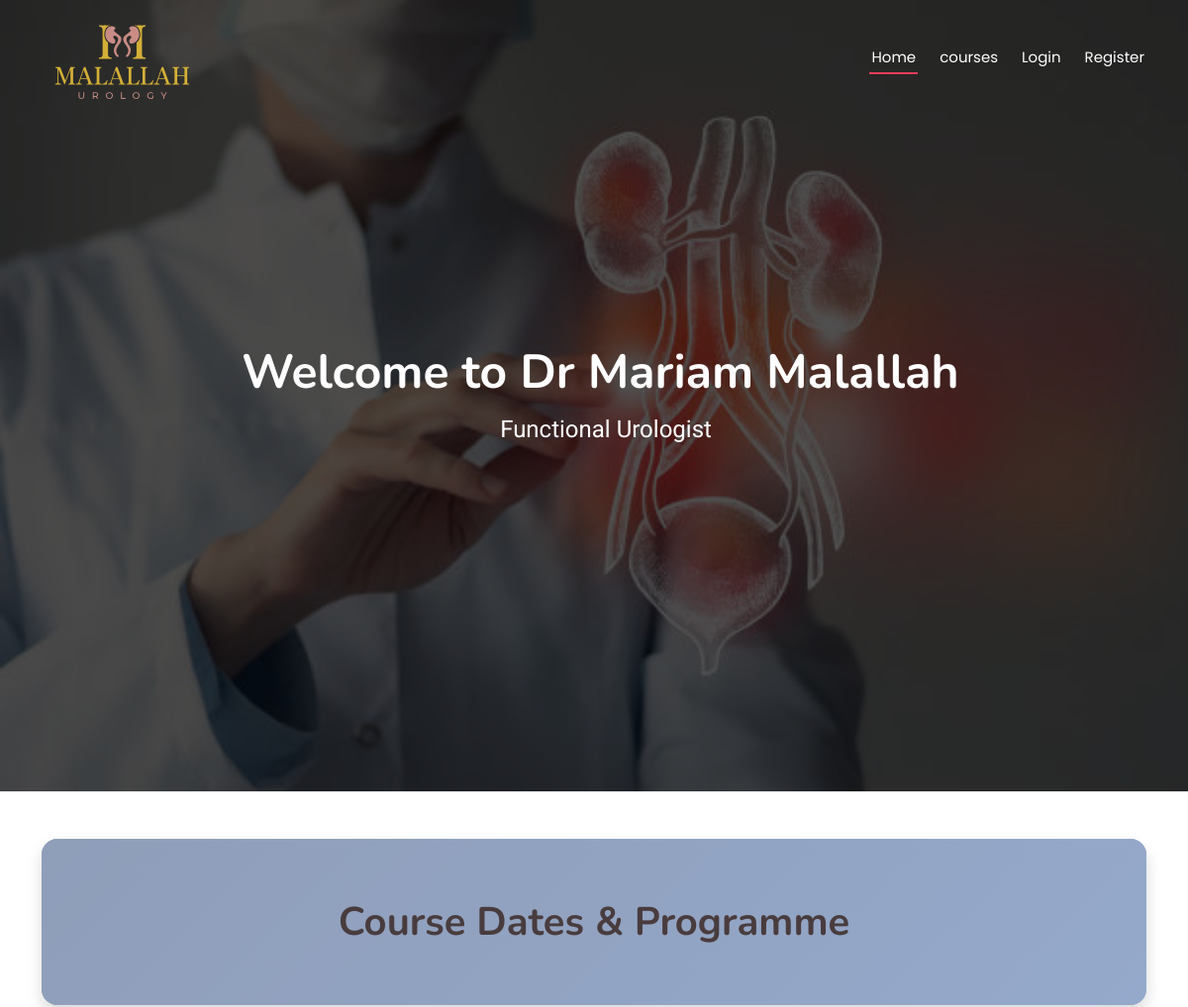
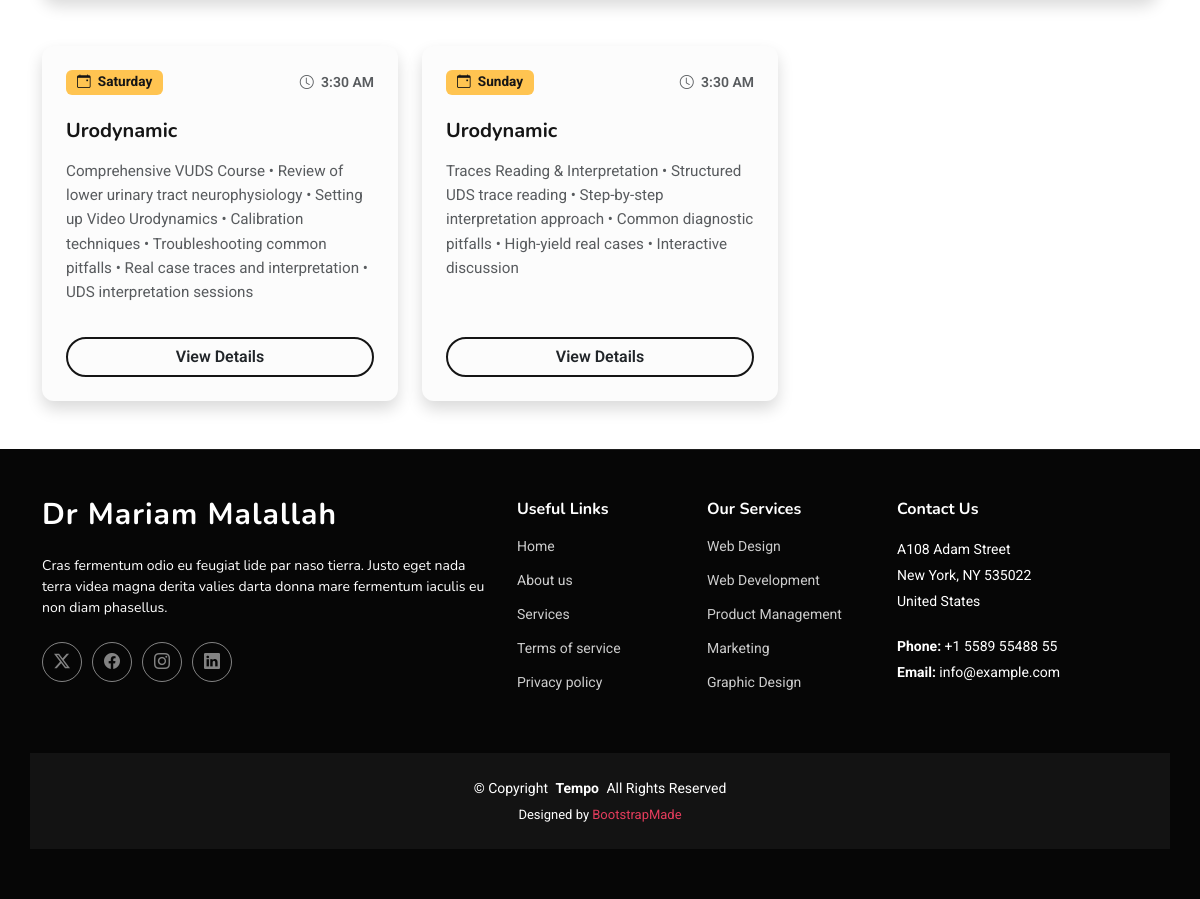
/detail/, run on the app's committed database (2 pictures, top to bottom).
### courseapp/models.py (models this page shows)
class Lesson(models.Model):
    DAY_CHOICES = [
        ("sat", "Saturday"),
        ("sun", "Sunday"),
        ("mon", "Monday"),
        ("tue", "Tuesday"),
        ("wed", "Wednesday"),
        ("thu", "Thursday"),
        ("fri", "Friday"),
    ]
    course_name=models.ForeignKey(Course , on_delete=models.CASCADE)
    day=models.CharField(max_length=255 , choices=DAY_CHOICES, null=True)
    time=models.DateTimeField(null=True , blank=True)
    description=models.TextField(null=True , blank=True)

class Course(models.Model):
    name=models.CharField(max_length=255)
    techers=models.CharField(max_length=255)
    date=models.DateField(null=True , blank=True)
    price=models.FloatField(null=True , blank=True)
    description=models.TextField()
    imag=models.ImageField(upload_to="course/", blank=True)

### courseapp/views.py (the view)
# urls.py: path('detail/' , views.detail, name='detail'),
def detail(request):
    lesson=Lesson.objects.all()
    return render(request, 'detail.html' , {"lesson" : lesson})

### templates/detail.html (shortened to what this page needs)
{% extends 'base.html' %}
{% load static %}
{% block body %}
<main class="main">
  <div class="container py-5">
    <div class="page-title shadow mb-5"
      style="background: linear-gradient(135deg, #1e3c72 0%, #2a5298 100%); padding: 60px 0; text-align: center; color: white; border-radius: 16px; position: relative; overflow: hidden;">
      <div class="container position-relative">
        <h1 style="font-size: 2.5rem; font-weight: 700; margin-bottom: 0;">Course Dates & Programme</h1>
      </div>
    </div>
    <div class="row g-4">
      {% for l in lesson %}
      <div class="col-lg-4 col-md-6">
        <div class="card h-100 shadow border-0 lesson-card"
          style="border-radius: 12px; transition: transform 0.3s ease, box-shadow 0.3s ease; overflow: hidden; background-color: #fcfcfc;">
          <div class="card-body p-4">
            <div class="d-flex justify-content-between align-items-center mb-4">
              <span class="badge"
                style="background-color: #ffc451; color: #151515; font-size: 0.85rem; padding: 0.4em 0.8em; border-radius: 6px;">
                <i class="bi bi-calendar-event me-1"></i> {{ l.get_day_display|default:"TBD" }}
              </span>
              <span class="text-muted small fw-semibold">
                <i class="bi bi-clock me-1"></i>
                {% if l.time %}
                {{ l.time|time:"g:i A" }}
                {% else %}
                TBD
                {% endif %}
              </span>
            </div>
            <h4 class="card-title fw-bold mb-3" style="color: #151515; font-size: 1.25rem;">
              {{ l.course_name.name }}
            </h4>
            <p class="card-text text-muted" style="line-height: 1.6; font-size: 0.95rem;">
              {{ l.description|default:"No description provided." }}
            </p>
          </div>
          <div class="card-footer bg-transparent border-top-0 px-4 pb-4 text-center">
            <button class="btn btn-outline-dark rounded-pill w-100 fw-semibold"
              style="border-color: #151515; border-width: 2px;">
              View Details
            </button>
          </div>
        </div>
      </div>
      {% endfor %}
    </div>
  </div>
</main>
{% endblock body %}

### static/assets/css/main.css (style rules this page uses)
:root { --default-font: "Roboto", system-ui, -apple-system, "Segoe UI", Roboto, "Helvetica Neue", Arial, "Noto Sans", "Liberation Sans", sans-serif, "Apple Color Emoji", "Segoe UI Emoji", "Segoe UI Symbol", "Noto Color Emoji"; --heading-font: "Nunito", sans-serif; --nav-font: "Poppins", sans-serif; }
:root { --background-color: #ffffff; --default-color: #444444; --heading-color: #493c3e; --accent-color: #e43c5c; --surface-color: #ffffff; --contrast-color: #ffffff; }
:root { --nav-color: #ffffff; --nav-hover-color: #e43c5c; --nav-mobile-background-color: #ffffff; --nav-dropdown-background-color: #ffffff; --nav-dropdown-color: #444444; --nav-dropdown-hover-color: #e43c5c; }
:root { scroll-behavior: smooth; }
body { color: var(--default-color); background-color: var(--background-color); font-family: var(--default-font); }
h1, h2, h3, h4, h5, h6 { color: var(--heading-color); font-family: var(--heading-font); }
.page-title { color: var(--default-color); background-color: var(--background-color); background-size: cover; background-position: center; background-repeat: no-repeat; padding: 160px 0 80px 0; text-align: center; position: relative; }
.page-title:before { content: ""; background-color: color-mix(in srgb, var(--background-color), transparent 50%); position: absolute; inset: 0; }
.page-title h1 { font-size: 42px; font-weight: 700; margin-bottom: 10px; }

### data on the page
Lesson: day "Saturday", time "3:30 AM", course_name.name "Urodynamic", description "Comprehensive VUDS Course • Review of lower urinary tract neurophysiology • Setting up Video Urodynamics • Calibration techniques • Troubleshooting common pitfalls • Real case traces and interpretation • UDS interpretation sessions"
Lesson: day "Sunday", time "3:30 AM", course_name.name "Urodynamic", description "Traces Reading & Interpretation • Structured UDS trace reading • Step-by-step interpretation approach • Common diagnostic pitfalls • High-yield real cases • Interactive discussion"
